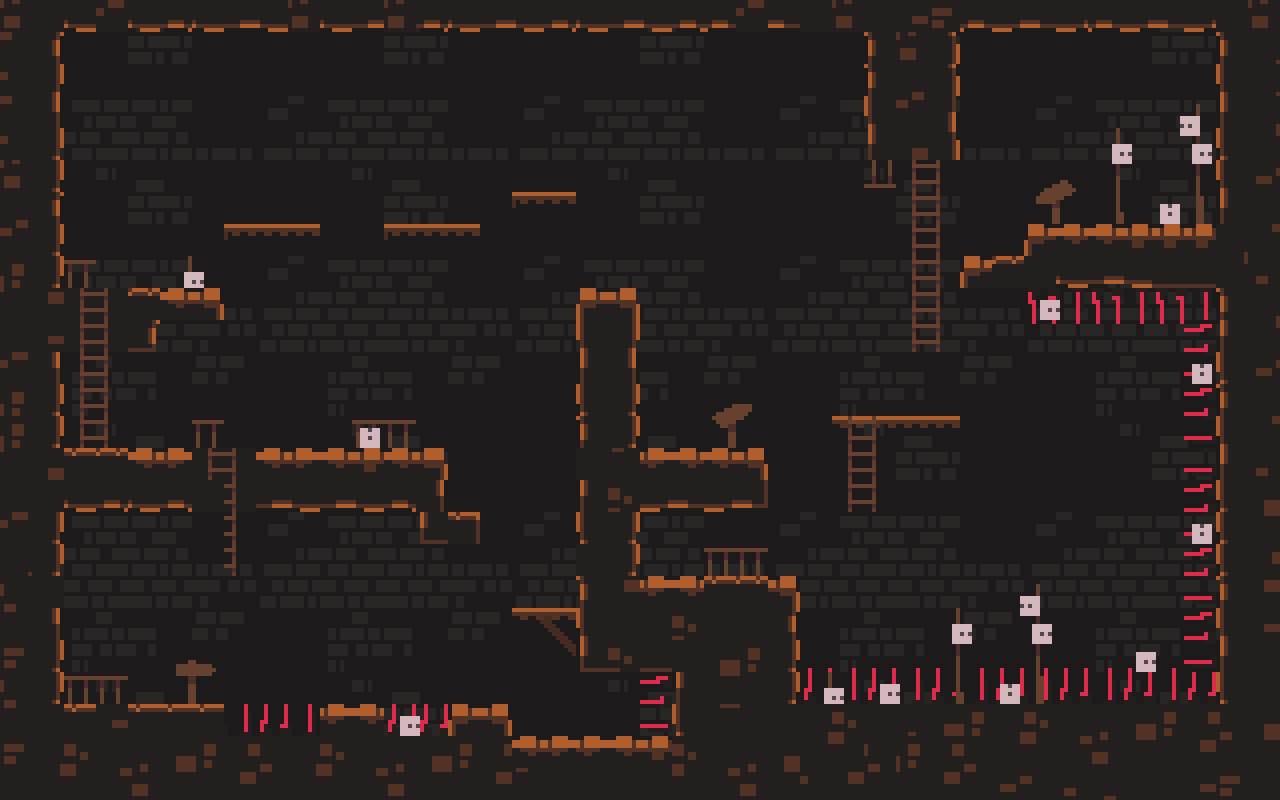

The image is a tile-based game level rendered from a .tmx file. Its description and source (layers, tilesets, objects; grid data summarised) follow:
An orthogonal 40x25 tile map with 32x32 px tiles, 4 tile layers (fon, ground, ladder, decor) and 38 objects (26x gr, 3x lovu, 3x stair, Pl, enemy_sword, ...).

<map version="1.0" orientation="orthogonal" renderorder="right-down" width="40" height="25" tilewidth="32" tileheight="32" nextobjectid="148">
 <tileset firstgid="1" name="tiles" tilewidth="32" tileheight="32">
  <image source="tiles.png" width="1024" height="640" />
  <tile id="337">
   <objectgroup draworder="index">
    <object id="0" x="0" y="0" height="32" />
    <object id="0" x="0" y="0" height="32" />
   </objectgroup>
  </tile>
 </tileset>
 <layer name="fon" width="40" height="25">
  <data>[1000 cells, 1000 non-empty, 64 distinct tile ids]</data>
 </layer>
 <layer name="ground" width="40" height="25">
  <data>[1000 cells, 439 non-empty, 110 distinct tile ids]</data>
 </layer>
 <layer name="ladder" width="40" height="25">
  <data>[1000 cells, 30 non-empty, 5 distinct tile ids]</data>
 </layer>
 <objectgroup name="obj">
  <object id="110" name="gr" x="64" y="704" width="141" height="8" />
  <object id="111" name="Pl" x="87" y="195.5" width="32" height="64" />
  <object id="112" name="gr" x="512" y="736" width="160" height="64" />
  <object id="113" name="gr" x="329.5" y="704" width="44" height="11" />
  <object id="114" name="gr" x="1.16667" y="0.833333" width="31" height="797.667" />
  <object id="115" name="gr" x="462" y="704" width="29.5" height="12.5" />
  <object id="116" name="gr" x="687.5" y="577.5" width="89.5" height="219.667" />
  <object id="117" name="gr" x="591" y="579" width="94.5" height="90.5" />
  <object id="118" name="gr" x="1246.5" y="-0.666667" width="9" height="1216.67" rotation="90" />
  <object id="119" name="gr" x="531" y="608.5" width="47.5" height="10.5" />
  <object id="120" name="lovu" x="224" y="704" width="96" height="96" />
  <object id="121" name="lovu" x="384" y="704" width="64" height="96" />
  <object id="122" name="lovu" x="800" y="640" width="448" height="160" />
  <object id="123" name="gr" x="241.333" y="223.833" width="68" height="11.5" />
  <object id="124" name="gr" x="400.5" y="450.583" width="19.1667" height="62.8333" />
  <object id="125" name="gr" x="422.833" y="510.583" width="24" height="5" />
  <object id="126" name="gr" x="444.879" y="511.646" width="32" height="8.5" rotation="90.4491" />
  <object id="127" name="enemy_sword" x="256.5" y="383.5" width="32" height="64" />
  <object id="128" name="enemy_bow" x="594.5" y="242.5" width="30" height="51" />
  <object id="129" name="gr" x="33.5" y="445.25" width="386.333" height="14.1667" />
  <object id="130" name="gr" x="394" y="223.25" width="68" height="11.5" />
  <object id="131" name="gr" x="530.167" y="194.083" width="30" height="7.16667" />
  <object id="132" name="gr" x="64" y="288.75" width="95" height="7.5" />
  <object id="133" name="gr" x="144.621" y="288.705" width="59.5" height="7.5" />
  <object id="134" name="gr" x="1246.5" y="3.83317" width="31" height="797.667" />
  <object id="135" name="gr" x="845.333" y="414.917" width="110" height="9.5" />
  <object id="136" name="gr" x="628.667" y="455.583" width="109.333" height="16.8333" />
  <object id="137" name="gr" x="627.333" y="474.917" width="74.6663" height="33.5" />
  <object id="138" name="win" x="920" y="380.667" width="32.6667" height="32.6667" />
  <object id="140" name="stair" x="848.667" y="414.667" width="25.3333" height="105.333" />
  <object id="141" name="stair" x="81.3333" y="288" width="26.6667" height="168" />
  <object id="142" name="gr" x="600.833" y="292.333" width="37" height="286" />
  <object id="143" name="gr" x="890.833" y="10.3333" width="45.6667" height="123.333" />
  <object id="144" name="gr" x="1249.5" y="229" width="44.3333" height="202" rotation="90" />
  <object id="145" name="gr" x="1081.83" y="261.667" width="21.6666" height="94.6667" rotation="90" />
  <object id="146" name="stair" x="913.333" y="151.333" width="26" height="200" />
 </objectgroup>
 <layer name="decor" width="40" height="25">
  <data>[1000 cells, 62 non-empty, 43 distinct tile ids]</data>
 </layer>
</map>
